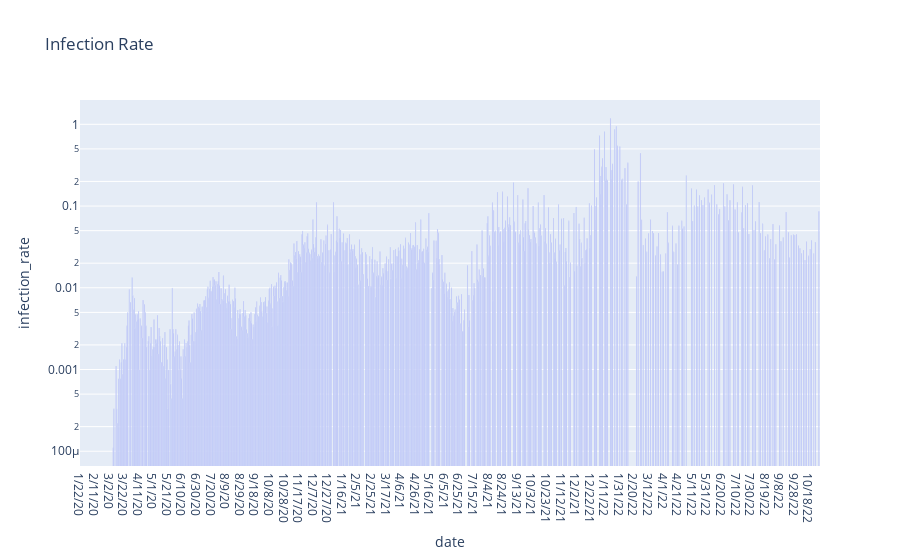

Notebook cell for this chart:
### Code cell
px.bar(p_cases, x="date", y="infection_rate", title="Infection Rate", log_y=True).show()

### Figure 1 — Plotly figure (JSON) as saved in the notebook; plotly's stock layout.template omitted (floating-point values rounded to 4 significant figures; data arrays with more than 128 entries replaced by an {"elided": "..."} marker saying what was removed)
{"data": [{"alignmentgroup": "True", "hovertemplate": "date=%{x}<br>infection_rate=%{y}<extra></extra>", "legendgroup": "", "marker": {"color": "#636efa", "pattern": {"shape": ""}}, "name": "", "offsetgroup": "", "orientation": "v", "showlegend": false, "textposition": "auto", "type": "bar", "x": {"elided": "1015 str values"}, "xaxis": "x", "y": {"elided": "1015 float values"}, "yaxis": "y"}], "layout": {"barmode": "relative", "legend": {"tracegroupgap": 0}, "title": {"text": "Infection Rate"}, "xaxis": {"anchor": "y", "domain": [0, 1], "title": {"text": "date"}}, "yaxis": {"anchor": "x", "domain": [0, 1], "title": {"text": "infection_rate"}, "type": "log"}}}
